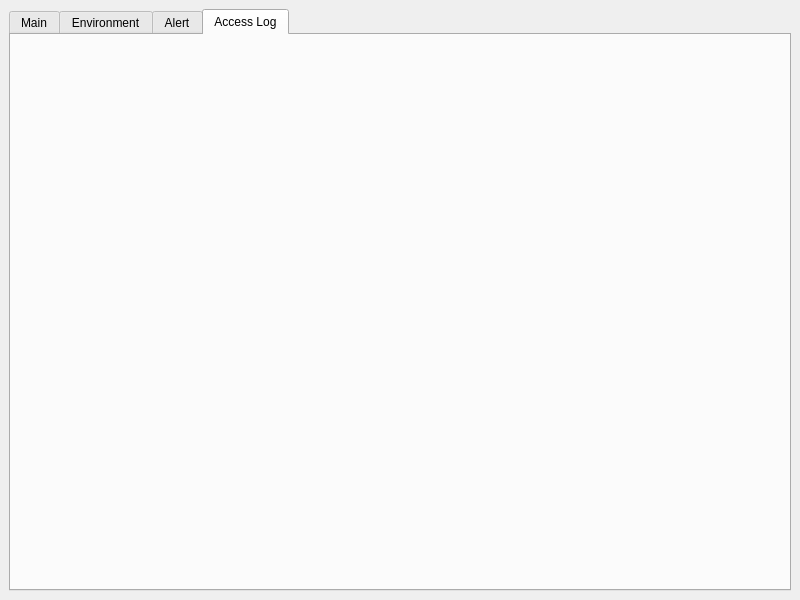
<?xml version="1.0" encoding="UTF-8"?>
<ui version="4.0">
 <class>MainWindow</class>
 <widget class="QMainWindow" name="MainWindow">
  <property name="geometry">
   <rect>
    <x>0</x>
    <y>0</y>
    <width>800</width>
    <height>600</height>
   </rect>
  </property>
  <property name="windowTitle">
   <string>MainWindow</string>
  </property>
  <widget class="QWidget" name="centralwidget">
   <layout class="QVBoxLayout" name="verticalLayout">
    <item>
     <widget class="QTabWidget" name="pTabWidget">
      <property name="currentIndex">
       <number>3</number>
      </property>
      <widget class="QWidget" name="pTab1">
       <attribute name="title">
        <string>Main</string>
       </attribute>
      </widget>
      <widget class="QWidget" name="pTab2">
       <attribute name="title">
        <string>Environment</string>
       </attribute>
      </widget>
      <widget class="QWidget" name="pTab3">
       <attribute name="title">
        <string>Alert</string>
       </attribute>
      </widget>
      <widget class="QWidget" name="pTab4">
       <attribute name="title">
        <string>Access Log</string>
       </attribute>
      </widget>
     </widget>
    </item>
   </layout>
  </widget>
 </widget>
 <resources/>
 <connections/>
</ui>
